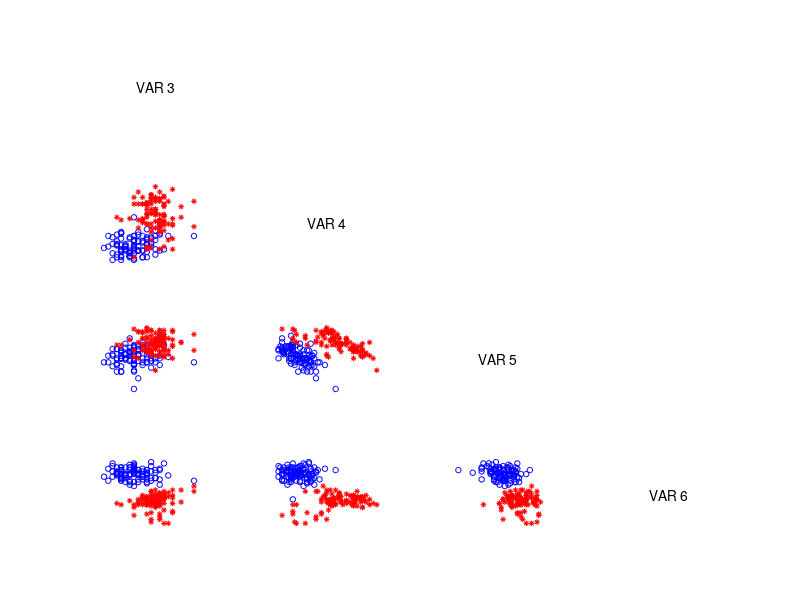

MATLAB code to generate this figure:
% ---------------------------------------------------------------------
% Book:         MVA
% ---------------------------------------------------------------------
% Quantlet:     MVAdrafbank1
% ---------------------------------------------------------------------
% Description:  MVAdrafbank1 computes a Draftman Plot for columns 3, 4,
%               5 and 6 of the Swiss bank notes data ("bank2.dat").
% ---------------------------------------------------------------------
% Usage:        MVAdrafbank1
% ---------------------------------------------------------------------
% Inputs:       none
% ---------------------------------------------------------------------
% Output:       Draftman Plot for columns 3, 4, 5 and 6 of the Swiss 
%               bank notes data ("bank2.dat").
% ---------------------------------------------------------------------
% Example:      
% ---------------------------------------------------------------------
% Author:       Wolfgang Haerdle, Vladimir Georgescu, Song Song
% ---------------------------------------------------------------------

x=load('bank2.dat');
x3456=x(:,3:6);


for i=1:4
    for j=1:i-1 
     
        subplot(4,4,(i-1)*4+j)
        plot(x3456(1:100,j),x3456(1:100,i),'ob','MarkerSize',4);
        hold on
        plot(x3456(101:200,j),x3456(101:200,i),'*r','MarkerSize',4);
        axis off
    end
   
end
subplot(4,4,1)
axis off
text(0.3,0.5,'VAR 3')

subplot(4,4,6)
axis off
text(0.3,0.5,'VAR 4')

subplot(4,4,11)
axis off
text(0.3,0.5,'VAR 5')

subplot(4,4,16)
axis off
text(0.3,0.5,'VAR 6')
hold off
